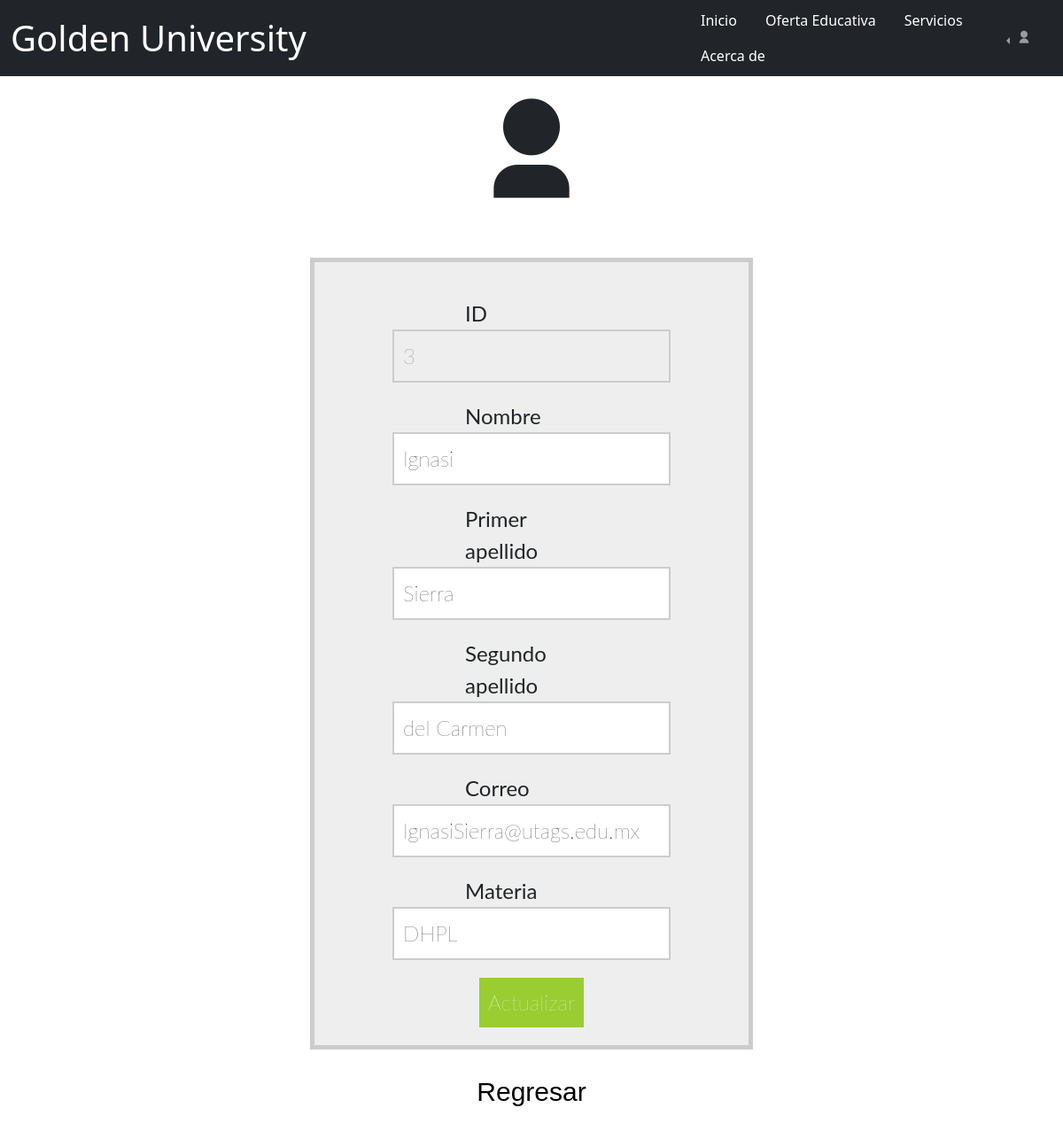
Screenshot of /PHP/Modificarprof.php?ID=3 with the database file from the repository.
### tables this page shows
CREATE TABLE `docentes` (
  `ID` int(11) NOT NULL,
  `Nombre` varchar(50) DEFAULT NULL,
  `Apellido1` varchar(50) DEFAULT NULL,
  `Apellido2` varchar(50) DEFAULT NULL,
  `Materia` varchar(50) DEFAULT NULL,
  `Correo` varchar(50) DEFAULT NULL
);

### PHP/Modificarprof.php (the view, shortened to what this page needs)
<?php
    include('Conexion.php');
    $profID=$_GET['ID'];
    $sql="SELECT * FROM docentes WHERE ID='$profID';";
    if($ress=$conn->query($sql)){
        while($row=$ress->fetch_assoc()){
            $profID=$row['ID'];
            $nom=$row['Nombre'];
            $A1=$row['Apellido1'];
            $A2=$row['Apellido2'];
            $Materia=$row['Materia'];
            $Email=$row['Correo'];
        }
    }
?>
<!DOCTYPE html>
<html lang="en" dir="ltr">
    <head>
        <link href="https://cdn.jsdelivr.net/npm/bootstrap@5.2.0-beta1/dist/css/bootstrap.min.css" rel="stylesheet">
        <link href="https://cdn.jsdelivr.net/npm/remixicon@2.5.0/fonts/remixicon.css" rel="stylesheet">
        <link rel="stylesheet" href="../Registroylogin/Estilo.css">
    </head>
    <body>
        <div class="container-fluid">
            <br>
            <nav class="navbar navbar-expand-lg navbar-dark bg-dark fixed-top">
                    <div class="container-fluid">
                    <a class="navbar-brand ar tit" href="../HTML/index.html">Golden University</a>
                    <div class="collapse navbar-collapse position-relative end-0" id="navbarNavDarkDropdown">
                        <nav class="nav position-absolute start-50">
                            <a class="nav-link active tb ar" aria-current="page" href="../HTML/index.html">Inicio</a>
                            <a class="nav-link tb ar" href="../HTML/Oferta.html">Oferta Educativa</a>
                            <a class="nav-link tb ar" href="../HTML/Servicio.html">Servicios</a>
                            <a class="nav-link tb ar" href="../HTML/Acerca.html">Acerca de</a>
                        </nav>
                        <ul class="navbar-nav dropstart position-absolute me-3 end-0">
                        <li class="nav-item dropdown">
                            <a class="nav-link dropdown-toggle ar" href="#" id="navbarDarkDropdownMenuLink" role="button" data-bs-toggle="dropdown" aria-expanded="false">
                                <i class="ri-user-fill"></i>
                            </a>
                        </li>
                        </ul>
                    </div>
                    </div>
                </nav>
            <i class="ri-user-3-fill ri-8x"></i>
            <form method="post" action="" name="update-form">
                <div class="form-element">
                    <label>ID</label>
                    <input type="text" name="ID" value="<?php echo $profID; ?>" required disabled />
                </div>
                <div class="form-element">
                    <label>Nombre</label>
                    <input type="text" name="Nombre" value="<?php echo $nom; ?>"required />
                </div>
                <div class="form-element">
                    <label>Primer apellido</label>
                    <input type="text" name="Apellido1" value="<?php echo $A1; ?>" required />
                </div>
                <div class="form-element">
                    <label>Segundo apellido</label>
                    <input type="text" name="Apellido2" value="<?php echo $A2; ?>" required />
                </div>
                <div class="form-element">
                    <label>Correo</label>
                    <input type="email" name="Correo" value="<?php echo $Email; ?>" required />
                </div>
                <div class="form-element">
                    <label>Materia</label>
                    <input type="text" name="Materia" value="<?php echo $Materia; ?>" required />
                </div>
                <button type="submit" name="update" value="update">Actualizar</button>
            </form>
            <div class="t-30">
            <p><a class="linkreg" href="Consultaprof.php">Regresar</a></p>
            </div>
        </div>
    </body>
</html>

### Registroylogin/Estilo.css (style rules this page uses)
* { padding: 0; margin: 0; box-sizing: border-box; }
body { margin: 50px auto; text-align: center; width: 800px; }
label { width: 150px; display: inline-block; text-align: left; font-size: 1.5rem; font-family: 'Lato'; }
input { border: 2px solid #ccc; font-size: 1.5rem; font-weight: 100; font-family: 'Lato'; padding: 10px; }
form { margin: 25px auto; padding: 20px; border: 5px solid #ccc; width: 500px; background: #eee; }
div.form-element { margin: 20px 0; }
button { padding: 10px; font-size: 1.5rem; font-family: 'Lato'; font-weight: 100; background: yellowgreen; color: white; border: none; }
.linkreg { text-decoration: none; color: #000000; }
.t-30 { font-family: sans-serif; font-size: 30px; }
.tit { font-size: 30pt; }
.tb { color: #fff; }

### rows the page displays
docentes: ID "3", Nombre "Ignasi", Apellido1 "Sierra", Apellido2 "del Carmen", Correo "IgnasiSierra@utags.edu.mx", Materia "DHPL"
